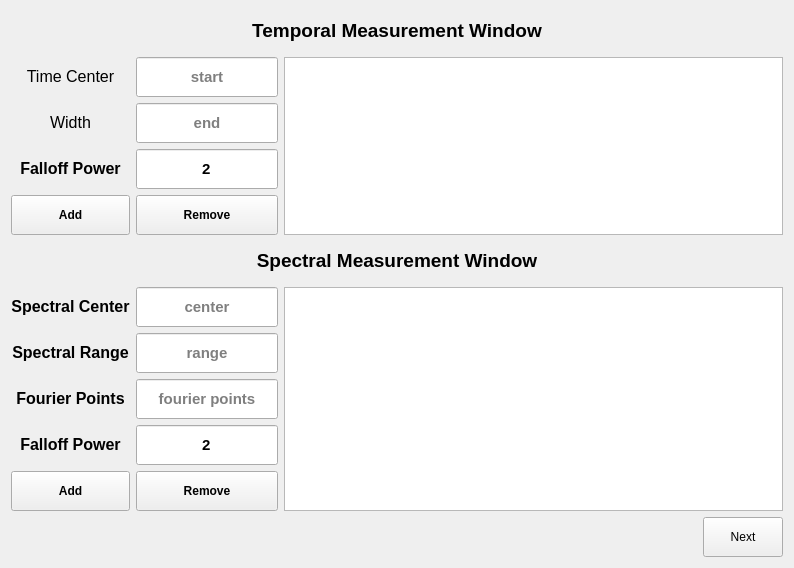
      <widget class="QWidget" name="tab_detector">
       <attribute name="title">
        <string>Detector</string>
       </attribute>
       <layout class="QGridLayout" name="gridLayout_9">
        <item row="1" column="1">
         <widget class="QLineEdit" name="textinput_detector_t0">
          <property name="minimumSize">
           <size>
            <width>0</width>
            <height>40</height>
           </size>
          </property>
          <property name="font">
           <font>
            <pointsize>11</pointsize>
            <bold>true</bold>
           </font>
          </property>
          <property name="text">
           <string/>
          </property>
          <property name="frame">
           <bool>true</bool>
          </property>
          <property name="alignment">
           <set>Qt::AlignCenter</set>
          </property>
          <property name="placeholderText">
           <string>start</string>
          </property>
         </widget>
        </item>
        <item row="2" column="0">
         <widget class="QLabel" name="label_128">
          <property name="minimumSize">
           <size>
            <width>0</width>
            <height>40</height>
           </size>
          </property>
          <property name="maximumSize">
           <size>
            <width>16777215</width>
            <height>40</height>
           </size>
          </property>
          <property name="text">
           <string>&lt;html&gt;&lt;head/&gt;&lt;body&gt;&lt;p align=&quot;center&quot;&gt;&lt;span style=&quot; font-size:12pt;&quot;&gt;Width&lt;/span&gt;&lt;/p&gt;&lt;/body&gt;&lt;/html&gt;</string>
          </property>
         </widget>
        </item>
        <item row="3" column="1">
         <widget class="QLineEdit" name="textinput_detector_tpower">
          <property name="minimumSize">
           <size>
            <width>0</width>
            <height>40</height>
           </size>
          </property>
          <property name="font">
           <font>
            <pointsize>11</pointsize>
            <bold>true</bold>
           </font>
          </property>
          <property name="text">
           <string>2</string>
          </property>
          <property name="frame">
           <bool>true</bool>
          </property>
          <property name="alignment">
           <set>Qt::AlignCenter</set>
          </property>
          <property name="placeholderText">
           <string/>
          </property>
         </widget>
        </item>
        <item row="6" column="0" colspan="10">
         <widget class="QLabel" name="label_title_set_detector_2">
          <property name="minimumSize">
           <size>
            <width>0</width>
            <height>40</height>
           </size>
          </property>
          <property name="maximumSize">
           <size>
            <width>16777215</width>
            <height>40</height>
           </size>
          </property>
          <property name="frameShape">
           <enum>QFrame::NoFrame</enum>
          </property>
          <property name="frameShadow">
           <enum>QFrame::Plain</enum>
          </property>
          <property name="text">
           <string>&lt;html&gt;&lt;head/&gt;&lt;body&gt;&lt;p align=&quot;center&quot;&gt;&lt;span style=&quot; font-size:14pt; font-weight:700;&quot;&gt;Spectral Measurement Window&lt;/span&gt;&lt;/p&gt;&lt;/body&gt;&lt;/html&gt;</string>
          </property>
         </widget>
        </item>
        <item row="7" column="2" rowspan="5" colspan="8">
         <widget class="QListView" name="text_output_list_of_detector_spec">
          <property name="minimumSize">
           <size>
            <width>499</width>
            <height>40</height>
           </size>
          </property>
         </widget>
        </item>
        <item row="4" column="0">
         <widget class="QPushButton" name="button_add_detector_time">
          <property name="minimumSize">
           <size>
            <width>0</width>
            <height>40</height>
           </size>
          </property>
          <property name="font">
           <font>
            <bold>true</bold>
           </font>
          </property>
          <property name="text">
           <string>Add</string>
          </property>
         </widget>
        </item>
        <item row="0" column="0" colspan="10">
         <widget class="QLabel" name="label_title_set_detector">
          <property name="minimumSize">
           <size>
            <width>0</width>
            <height>40</height>
           </size>
          </property>
          <property name="maximumSize">
           <size>
            <width>16777215</width>
            <height>40</height>
           </size>
          </property>
          <property name="frameShape">
           <enum>QFrame::NoFrame</enum>
          </property>
          <property name="frameShadow">
           <enum>QFrame::Plain</enum>
          </property>
          <property name="text">
           <string>&lt;html&gt;&lt;head/&gt;&lt;body&gt;&lt;p align=&quot;center&quot;&gt;&lt;span style=&quot; font-size:14pt; font-weight:700;&quot;&gt;Temporal Measurement Window&lt;/span&gt;&lt;/p&gt;&lt;/body&gt;&lt;/html&gt;</string>
          </property>
         </widget>
        </item>
        <item row="12" column="9">
         <widget class="QPushButton" name="button_next_tab_detector_to_generate">
          <property name="minimumSize">
           <size>
            <width>0</width>
            <height>40</height>
           </size>
          </property>
          <property name="text">
           <string>Next</string>
          </property>
          <property name="checkable">
           <bool>false</bool>
          </property>
         </widget>
        </item>
        <item row="1" column="0">
         <widget class="QLabel" name="label_117">
          <property name="minimumSize">
           <size>
            <width>0</width>
            <height>40</height>
           </size>
          </property>
          <property name="maximumSize">
           <size>
            <width>16777215</width>
            <height>40</height>
           </size>
          </property>
          <property name="text">
           <string>&lt;html&gt;&lt;head/&gt;&lt;body&gt;&lt;p align=&quot;center&quot;&gt;&lt;span style=&quot; font-size:12pt;&quot;&gt;Time Center&lt;/span&gt;&lt;/p&gt;&lt;/body&gt;&lt;/html&gt;</string>
          </property>
         </widget>
        </item>
        <item row="4" column="1">
         <widget class="QPushButton" name="button_remove_detector_time">
          <property name="minimumSize">
           <size>
            <width>0</width>
            <height>40</height>
           </size>
          </property>
          <property name="font">
           <font>
            <bold>true</bold>
           </font>
          </property>
          <property name="text">
           <string>Remove</string>
          </property>
         </widget>
        </item>
        <item row="3" column="0">
         <widget class="QLabel" name="label_118">
          <property name="minimumSize">
           <size>
            <width>0</width>
            <height>40</height>
           </size>
          </property>
          <property name="maximumSize">
           <size>
            <width>16777215</width>
            <height>40</height>
           </size>
          </property>
          <property name="text">
           <string>&lt;html&gt;&lt;head/&gt;&lt;body&gt;&lt;p align=&quot;center&quot;&gt;&lt;span style=&quot; font-size:12pt; font-weight:700;&quot;&gt;Falloff Power&lt;/span&gt;&lt;/p&gt;&lt;/body&gt;&lt;/html&gt;</string>
          </property>
         </widget>
        </item>
        <item row="2" column="1">
         <widget class="QLineEdit" name="textinput_detector_t1">
          <property name="minimumSize">
           <size>
            <width>0</width>
            <height>40</height>
           </size>
          </property>
          <property name="font">
           <font>
            <pointsize>11</pointsize>
            <bold>true</bold>
           </font>
          </property>
          <property name="text">
           <string/>
          </property>
          <property name="frame">
           <bool>true</bool>
          </property>
          <property name="alignment">
           <set>Qt::AlignCenter</set>
          </property>
          <property name="placeholderText">
           <string>end</string>
          </property>
         </widget>
        </item>
        <item row="7" column="1">
         <widget class="QLineEdit" name="textinput_detector_wcenter">
          <property name="minimumSize">
           <size>
            <width>0</width>
            <height>40</height>
           </size>
          </property>
          <property name="font">
           <font>
            <pointsize>11</pointsize>
            <bold>true</bold>
           </font>
          </property>
          <property name="text">
           <string/>
          </property>
          <property name="frame">
           <bool>true</bool>
          </property>
          <property name="alignment">
           <set>Qt::AlignCenter</set>
          </property>
          <property name="placeholderText">
           <string>center</string>
          </property>
         </widget>
        </item>
        <item row="8" column="1">
         <widget class="QLineEdit" name="textinput_detector_wrange">
          <property name="minimumSize">
           <size>
            <width>0</width>
            <height>40</height>
           </size>
          </property>
          <property name="font">
           <font>
            <pointsize>11</pointsize>
            <bold>true</bold>
           </font>
          </property>
          <property name="text">
           <string/>
          </property>
          <property name="frame">
           <bool>true</bool>
          </property>
          <property name="alignment">
           <set>Qt::AlignCenter</set>
          </property>
          <property name="placeholderText">
           <string>range</string>
          </property>
         </widget>
        </item>
        <item row="8" column="0">
         <widget class="QLabel" name="label_119">
          <property name="minimumSize">
           <size>
            <width>0</width>
            <height>40</height>
           </size>
          </property>
          <property name="text">
           <string>&lt;html&gt;&lt;head/&gt;&lt;body&gt;&lt;p align=&quot;center&quot;&gt;&lt;span style=&quot; font-size:12pt; font-weight:700;&quot;&gt;Spectral Range&lt;/span&gt;&lt;/p&gt;&lt;/body&gt;&lt;/html&gt;</string>
          </property>
         </widget>
        </item>
        <item row="7" column="0">
         <widget class="QLabel" name="label_121">
          <property name="minimumSize">
           <size>
            <width>0</width>
            <height>40</height>
           </size>
          </property>
          <property name="text">
           <string>&lt;html&gt;&lt;head/&gt;&lt;body&gt;&lt;p align=&quot;center&quot;&gt;&lt;span style=&quot; font-size:12pt; font-weight:700;&quot;&gt;Spectral Center&lt;/span&gt;&lt;/p&gt;&lt;/body&gt;&lt;/html&gt;</string>
          </property>
         </widget>
        </item>
        <item row="9" column="0">
         <widget class="QLabel" name="label_127">
          <property name="minimumSize">
           <size>
            <width>0</width>
            <height>40</height>
           </size>
          </property>
          <property name="text">
           <string>&lt;html&gt;&lt;head/&gt;&lt;body&gt;&lt;p align=&quot;center&quot;&gt;&lt;span style=&quot; font-size:12pt; font-weight:700;&quot;&gt;Fourier Points&lt;/span&gt;&lt;/p&gt;&lt;/body&gt;&lt;/html&gt;</string>
          </property>
         </widget>
        </item>
        <item row="9" column="1">
         <widget class="QLineEdit" name="textinput_detector_wnum">
          <property name="minimumSize">
           <size>
            <width>0</width>
            <height>40</height>
           </size>
          </property>
          <property name="font">
           <font>
            <pointsize>11</pointsize>
            <bold>true</bold>
           </font>
          </property>
          <property name="text">
           <string/>
          </property>
          <property name="frame">
           <bool>true</bool>
          </property>
          <property name="alignment">
           <set>Qt::AlignCenter</set>
          </property>
          <property name="placeholderText">
           <string>fourier points</string>
          </property>
         </widget>
        </item>
        <item row="10" column="0">
         <widget class="QLabel" name="label_120">
          <property name="minimumSize">
           <size>
            <width>0</width>
            <height>40</height>
           </size>
          </property>
          <property name="text">
           <string>&lt;html&gt;&lt;head/&gt;&lt;body&gt;&lt;p align=&quot;center&quot;&gt;&lt;span style=&quot; font-size:12pt; font-weight:700;&quot;&gt;Falloff Power&lt;/span&gt;&lt;/p&gt;&lt;/body&gt;&lt;/html&gt;</string>
          </property>
         </widget>
        </item>
        <item row="10" column="1">
         <widget class="QLineEdit" name="textinput_detector_wpower">
          <property name="minimumSize">
           <size>
            <width>0</width>
            <height>40</height>
           </size>
          </property>
          <property name="font">
           <font>
            <pointsize>11</pointsize>
            <bold>true</bold>
           </font>
          </property>
          <property name="text">
           <string>2</string>
          </property>
          <property name="frame">
           <bool>true</bool>
          </property>
          <property name="alignment">
           <set>Qt::AlignCenter</set>
          </property>
          <property name="placeholderText">
           <string/>
          </property>
         </widget>
        </item>
        <item row="11" column="0">
         <widget class="QPushButton" name="button_add_detector_spectral">
          <property name="minimumSize">
           <size>
            <width>0</width>
            <height>40</height>
           </size>
          </property>
          <property name="font">
           <font>
            <bold>true</bold>
           </font>
          </property>
          <property name="text">
           <string>Add</string>
          </property>
         </widget>
        </item>
        <item row="11" column="1">
         <widget class="QPushButton" name="button_remove_detector_spectral">
          <property name="minimumSize">
           <size>
            <width>0</width>
            <height>40</height>
           </size>
          </property>
          <property name="font">
           <font>
            <bold>true</bold>
           </font>
          </property>
          <property name="text">
           <string>Remove</string>
          </property>
         </widget>
        </item>
        <item row="1" column="2" rowspan="4" colspan="8">
         <widget class="QListView" name="text_output_list_of_detector_time">
          <property name="minimumSize">
           <size>
            <width>499</width>
            <height>40</height>
           </size>
          </property>
         </widget>
        </item>
       </layout>
      </widget>
